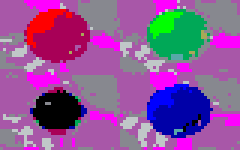
#> input picture jam_image_filter/win31/256color.bmp, 80 x 50 px (shown 3 times larger); its folder holds 4 pictures in this run
$ python win31.py win31/256color.bmp out.png
#> lines starting #> are read from the running program, lines starting #| are printed output that depends on the picture
#> further down, image is the input picture: PIL image 80x50 RGB; mean R, G, B 140.9, 84.7, 151.7
import Image
import random
import glob
import sys
import os

def win31(im):
    tiles = glob.glob(os.path.abspath(os.path.dirname(__file__)) + '/win31/*.bmp')
    tile = random.choice(tiles)
    new = Image.open(tile)
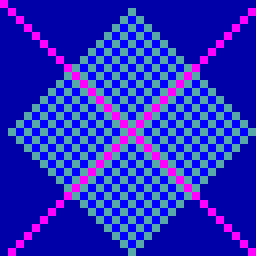
#> input picture jam_image_filter/win31/argyle.bmp, 32 x 32 px (shown 8 times larger)
#> new is the input picture: PIL image 32x32 RGB; mean R, G, B 37.2, 42, 189.9
    new = new.resize((new.size[0] * 2, new.size[1] * 2))
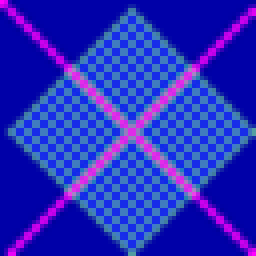
#> new: PIL image 64x64 RGB (shown 4 times larger); mean R, G, B 38.6, 42.7, 189.9
    return new

if __name__ == '__main__':
    image = Image.open(sys.argv[1])
    image = win31(image)
    image.save(sys.argv[2], quality=90)
